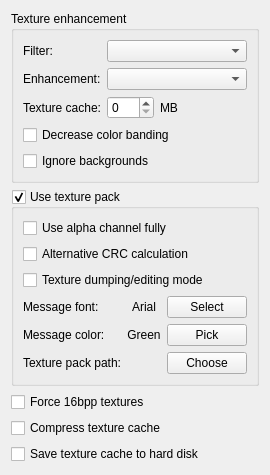
     <widget class="QWidget" name="texturesTab">
      <attribute name="title">
       <string>Textures</string>
      </attribute>
      <layout class="QVBoxLayout" name="verticalLayout_11">
       <item>
        <widget class="QGroupBox" name="filterGroupBox">
         <property name="title">
          <string>Texture enhancement</string>
         </property>
         <layout class="QVBoxLayout" name="verticalLayout_13">
          <item>
           <layout class="QFormLayout" name="formLayout">
            <item row="0" column="0">
             <widget class="QLabel" name="filterLabel">
              <property name="toolTip">
               <string>&lt;html&gt;&lt;head/&gt;&lt;body&gt;&lt;p&gt;&lt;span style=&quot; font-weight:600;&quot;&gt;Filter:&lt;/span&gt;&lt;/p&gt;&lt;p&gt;Apply a filter to either smooth or sharpen textures.There are 4 different smoothing filters and 2 different sharpening filters. The higher the number, the stronger the effect, i.e. &lt;span style=&quot; font-weight:600;&quot;&gt;Smoothing filter 4&lt;/span&gt; will have a much more noticeable effect than &lt;span style=&quot; font-weight:600;&quot;&gt;Smoothing filter 1&lt;/span&gt;.Be aware that performance may have an impact depending on the game and/or the PC.&lt;/p&gt;&lt;p&gt;[Recommended: your preference]&lt;/p&gt;&lt;/body&gt;&lt;/html&gt;</string>
              </property>
              <property name="text">
               <string>Filter:</string>
              </property>
             </widget>
            </item>
            <item row="0" column="1">
             <widget class="QComboBox" name="filterComboBox">
              <property name="toolTip">
               <string>&lt;html&gt;&lt;head/&gt;&lt;body&gt;&lt;p&gt;&lt;span style=&quot; font-weight:600;&quot;&gt;Filter:&lt;/span&gt;&lt;/p&gt;&lt;p&gt;Apply a filter to either smooth or sharpen textures.There are 4 different smoothing filters and 2 different sharpening filters. The higher the number, the stronger the effect, i.e. &lt;span style=&quot; font-weight:600;&quot;&gt;Smoothing filter 4&lt;/span&gt; will have a much more noticeable effect than &lt;span style=&quot; font-weight:600;&quot;&gt;Smoothing filter 1&lt;/span&gt;.Be aware that performance may have an impact depending on the game and/or the PC.&lt;/p&gt;&lt;p&gt;[Recommended: your preference]&lt;/p&gt;&lt;/body&gt;&lt;/html&gt;</string>
              </property>
             </widget>
            </item>
            <item row="1" column="0">
             <widget class="QLabel" name="enhancementLabel">
              <property name="toolTip">
               <string>&lt;html&gt;&lt;head/&gt;&lt;body&gt;&lt;p&gt;&lt;span style=&quot; font-weight:600;&quot;&gt;Texture enhancement:&lt;/span&gt;&lt;/p&gt;&lt;p&gt;12 different filters are selectable here, each one with a distinctive look.Be aware of possible performance impacts.&lt;/p&gt;&lt;p&gt;&lt;span style=&quot; font-weight:600;&quot;&gt;IMPORTANT:&lt;/span&gt; 'Store' mode - saves textures in cache 'as is'. It can improve performance in games, which load many textures. Disable 'Ignore backgrounds' option for better result.&lt;/p&gt;&lt;p&gt;[Recommended: your preference]&lt;/p&gt;&lt;/body&gt;&lt;/html&gt;</string>
              </property>
              <property name="text">
               <string>Enhancement:</string>
              </property>
             </widget>
            </item>
            <item row="1" column="1">
             <widget class="QComboBox" name="enhancementComboBox">
              <property name="toolTip">
               <string>&lt;html&gt;&lt;head/&gt;&lt;body&gt;&lt;p&gt;&lt;span style=&quot; font-weight:600;&quot;&gt;Texture enhancement:&lt;/span&gt;&lt;/p&gt;&lt;p&gt;12 different filters are selectable here, each one with a distinctive look.Be aware of possible performance impacts.&lt;/p&gt;&lt;p&gt;&lt;span style=&quot; font-weight:600;&quot;&gt;IMPORTANT:&lt;/span&gt; 'Store' mode - saves textures in cache 'as is'. It can improve performance in games, which load many textures. Disable 'Ignore backgrounds' option for better result.&lt;/p&gt;&lt;p&gt;[Recommended: your preference]&lt;/p&gt;&lt;/body&gt;&lt;/html&gt;</string>
              </property>
             </widget>
            </item>
           </layout>
          </item>
          <item>
           <layout class="QHBoxLayout" name="horizontalLayout_7">
            <item>
             <widget class="QLabel" name="label_6">
              <property name="sizePolicy">
               <sizepolicy hsizetype="Maximum" vsizetype="Preferred">
                <horstretch>0</horstretch>
                <verstretch>0</verstretch>
               </sizepolicy>
              </property>
              <property name="toolTip">
               <string>&lt;html&gt;&lt;head/&gt;&lt;body&gt;&lt;p&gt;&lt;span style=&quot; font-weight:600;&quot;&gt;Texture cache size:&lt;/span&gt;&lt;/p&gt;&lt;p&gt;Enhanced and filtered textures can be cached to aid performance. This setting will adjust how much PC memory will be dedicated for texture cache. This helps boost performance if there are subsequent requests for the same texture (usually the case). Normally, 128MB should be more than enough but there is a sweet spot for each game. Super Mario may not need more than 32megs, but Conker streams a lot of textures, so setting 256+ megs can boost performance. Adjust accordingly if you are encountering speed issues. '0' disables cache.&lt;/p&gt;&lt;p&gt;[Recommended: &lt;span style=&quot; font-style:italic;&quot;&gt;PC and game dependant&lt;/span&gt;]&lt;/p&gt;&lt;/body&gt;&lt;/html&gt;</string>
              </property>
              <property name="text">
               <string>Texture cache:</string>
              </property>
             </widget>
            </item>
            <item>
             <widget class="QSpinBox" name="textureFilterCacheSpinBox">
              <property name="sizePolicy">
               <sizepolicy hsizetype="Fixed" vsizetype="Fixed">
                <horstretch>0</horstretch>
                <verstretch>0</verstretch>
               </sizepolicy>
              </property>
              <property name="toolTip">
               <string>&lt;html&gt;&lt;head/&gt;&lt;body&gt;&lt;p&gt;&lt;span style=&quot; font-weight:600;&quot;&gt;Texture cache size:&lt;/span&gt;&lt;/p&gt;&lt;p&gt;Enhanced and filtered textures can be cached to aid performance. This setting will adjust how much PC memory will be dedicated for texture cache. This helps boost performance if there are subsequent requests for the same texture (usually the case). Normally, 128MB should be more than enough but there is a sweet spot for each game. Super Mario may not need more than 32megs, but Conker streams a lot of textures, so setting 256+ megs can boost performance. Adjust accordingly if you are encountering speed issues. '0' disables cache.&lt;/p&gt;&lt;p&gt;[Recommended: &lt;span style=&quot; font-style:italic;&quot;&gt;PC and game dependant&lt;/span&gt;]&lt;/p&gt;&lt;/body&gt;&lt;/html&gt;</string>
              </property>
              <property name="maximum">
               <number>999</number>
              </property>
              <property name="singleStep">
               <number>50</number>
              </property>
             </widget>
            </item>
            <item>
             <widget class="QLabel" name="label_7">
              <property name="toolTip">
               <string>&lt;html&gt;&lt;head/&gt;&lt;body&gt;&lt;p&gt;&lt;span style=&quot; font-weight:600;&quot;&gt;Texture cache size:&lt;/span&gt;&lt;/p&gt;&lt;p&gt;Enhanced and filtered textures can be cached to aid performance. This setting will adjust how much PC memory will be dedicated for texture cache. This helps boost performance if there are subsequent requests for the same texture (usually the case). Normally, 128MB should be more than enough but there is a sweet spot for each game. Super Mario may not need more than 32megs, but Conker streams a lot of textures, so setting 256+ megs can boost performance. Adjust accordingly if you are encountering speed issues. '0' disables cache.&lt;/p&gt;&lt;p&gt;[Recommended: &lt;span style=&quot; font-style:italic;&quot;&gt;PC and game dependant&lt;/span&gt;]&lt;/p&gt;&lt;/body&gt;&lt;/html&gt;</string>
              </property>
              <property name="text">
               <string>MB</string>
              </property>
             </widget>
            </item>
           </layout>
          </item>
          <item>
           <layout class="QVBoxLayout" name="verticalLayout_12">
            <item>
             <widget class="QCheckBox" name="deposterizeCheckBox">
              <property name="toolTip">
               <string>&lt;html&gt;&lt;head/&gt;&lt;body&gt;&lt;p&gt;&lt;span style=&quot; font-weight:600;&quot;&gt;Decrease color banding&lt;/span&gt;:&lt;/p&gt;&lt;p&gt;This option enables pre-processing step, which reduces posterization issues on enhanced textures.&lt;/p&gt;&lt;p&gt;[Recommended:&lt;span style=&quot; font-style:italic;&quot;&gt; on for xBRZ&lt;/span&gt;]&lt;/p&gt;&lt;/body&gt;&lt;/html&gt;</string>
              </property>
              <property name="text">
               <string>Decrease color banding</string>
              </property>
             </widget>
            </item>
            <item>
             <widget class="QCheckBox" name="ignoreBackgroundsCheckBox">
              <property name="toolTip">
               <string>&lt;html&gt;&lt;head/&gt;&lt;body&gt;&lt;p&gt;&lt;span style=&quot; font-weight:600;&quot;&gt;Ignore Backgrounds:&lt;/span&gt;&lt;/p&gt;&lt;p&gt;It is used to skip enhancement for long narrow textures, usually used for backgrounds. This may save texture memory greatly and increase performance.&lt;/p&gt;&lt;p&gt;[Recommended: &lt;span style=&quot; font-style:italic;&quot;&gt;on (off for 'Store' mode)&lt;/span&gt;]&lt;/p&gt;&lt;/body&gt;&lt;/html&gt;</string>
              </property>
              <property name="text">
               <string>Ignore backgrounds</string>
              </property>
             </widget>
            </item>
           </layout>
          </item>
         </layout>
        </widget>
       </item>
       <item>
        <widget class="QGroupBox" name="texturePackGroupBox">
         <property name="title">
          <string>Use texture pack</string>
         </property>
         <property name="checkable">
          <bool>true</bool>
         </property>
         <layout class="QVBoxLayout" name="verticalLayout_14">
          <item>
           <widget class="QCheckBox" name="alphaChannelCheckBox">
            <property name="toolTip">
             <string>&lt;html&gt;&lt;head/&gt;&lt;body&gt;&lt;p&gt;&lt;span style=&quot; font-weight:600;&quot;&gt;Use Alpha channel fully:&lt;/span&gt;&lt;/p&gt;&lt;p&gt;When this option is off, 16bit rgba textures will be loaded using RiceVideo style - with 1bit for alpha channel. When it is on, GlideHQ will check, how alpha channel is used by the hires texture, and select most appropriate format for it. This gives texture designers freedom to play with alpha, as they need, regardless of format of original N64 texture. For older and badly designed texture packs it can cause unwanted black borders.&lt;/p&gt;&lt;p&gt;[Recommended: &lt;span style=&quot; font-style:italic;&quot;&gt;texture pack dependant&lt;/span&gt;]&lt;/p&gt;&lt;/body&gt;&lt;/html&gt;</string>
            </property>
            <property name="text">
             <string>Use alpha channel fully</string>
            </property>
           </widget>
          </item>
          <item>
           <widget class="QCheckBox" name="alternativeCRCCheckBox">
            <property name="toolTip">
             <string>&lt;html&gt;&lt;head/&gt;&lt;body&gt;&lt;p&gt;Alternative CRC calculation:&lt;/p&gt;&lt;p&gt;This option enables emulation of a palette CRC calculation bug in RiceVideo.If some textures are not loaded, try to set this option on/off.&lt;/p&gt;&lt;p&gt;[Recommended: &lt;span style=&quot; font-style:italic;&quot;&gt;mostly off, on for really old packs&lt;/span&gt;]&lt;/p&gt;&lt;/body&gt;&lt;/html&gt;</string>
            </property>
            <property name="text">
             <string>Alternative CRC calculation</string>
            </property>
           </widget>
          </item>
          <item>
           <widget class="QCheckBox" name="textureDumpCheckBox">
            <property name="enabled">
             <bool>true</bool>
            </property>
            <property name="toolTip">
             <string>&lt;html&gt;&lt;head/&gt;&lt;body&gt;&lt;p&gt;&lt;span style=&quot; font-weight:600;&quot;&gt;Texture dumping mode:&lt;/span&gt;&lt;/p&gt;&lt;p&gt;In this mode, you have that ability to dump textures on screen to the appropriate folder. You can also reload textures while the game is running to see how they look instantly - big time saver!&lt;/p&gt;&lt;p&gt;Hotkeys: &lt;span style=&quot; font-weight:600;&quot;&gt;R&lt;/span&gt; reloads hires textures from the texture pack - &lt;span style=&quot; font-weight:600;&quot;&gt;D&lt;/span&gt; toggles texture dumps on/off.&lt;/p&gt;&lt;/body&gt;&lt;/html&gt;</string>
            </property>
            <property name="text">
             <string>Texture dumping/editing mode</string>
            </property>
           </widget>
          </item>
          <item>
           <layout class="QHBoxLayout" name="horizontalLayout_8">
            <item>
             <layout class="QGridLayout" name="gridLayout">
              <item row="1" column="0">
               <widget class="QLabel" name="label_8">
                <property name="sizePolicy">
                 <sizepolicy hsizetype="Maximum" vsizetype="Preferred">
                  <horstretch>0</horstretch>
                  <verstretch>0</verstretch>
                 </sizepolicy>
                </property>
                <property name="toolTip">
                 <string>&lt;html&gt;&lt;head/&gt;&lt;body&gt;&lt;p&gt;Select color of text messages.&lt;/p&gt;&lt;/body&gt;&lt;/html&gt;</string>
                </property>
                <property name="text">
                 <string>Message color:</string>
                </property>
               </widget>
              </item>
              <item row="0" column="0">
               <widget class="QLabel" name="label_9">
                <property name="sizePolicy">
                 <sizepolicy hsizetype="Maximum" vsizetype="Preferred">
                  <horstretch>0</horstretch>
                  <verstretch>0</verstretch>
                 </sizepolicy>
                </property>
                <property name="toolTip">
                 <string>&lt;html&gt;&lt;head/&gt;&lt;body&gt;&lt;p&gt;Select font and font size for text messages, displayed during texture cache or texture pack save/load.&lt;/p&gt;&lt;/body&gt;&lt;/html&gt;</string>
                </property>
                <property name="text">
                 <string>Message font:</string>
                </property>
               </widget>
              </item>
              <item row="0" column="1">
               <widget class="QLabel" name="fontNameLabel">
                <property name="toolTip">
                 <string>&lt;html&gt;&lt;head/&gt;&lt;body&gt;&lt;p&gt;Select font and font size for text messages, displayed during texture cache or texture pack save/load.&lt;/p&gt;&lt;/body&gt;&lt;/html&gt;</string>
                </property>
                <property name="text">
                 <string>Arial</string>
                </property>
                <property name="alignment">
                 <set>Qt::AlignCenter</set>
                </property>
               </widget>
              </item>
              <item row="1" column="1">
               <widget class="QLabel" name="fontColorLabel">
                <property name="toolTip">
                 <string>&lt;html&gt;&lt;head/&gt;&lt;body&gt;&lt;p&gt;Select color of text messages.&lt;/p&gt;&lt;/body&gt;&lt;/html&gt;</string>
                </property>
                <property name="text">
                 <string>Green</string>
                </property>
                <property name="alignment">
                 <set>Qt::AlignCenter</set>
                </property>
               </widget>
              </item>
              <item row="1" column="2">
               <widget class="QPushButton" name="PickFontColorButton">
                <property name="toolTip">
                 <string>&lt;html&gt;&lt;head/&gt;&lt;body&gt;&lt;p&gt;Select color of text messages.&lt;/p&gt;&lt;/body&gt;&lt;/html&gt;</string>
                </property>
                <property name="text">
                 <string>Pick</string>
                </property>
               </widget>
              </item>
              <item row="0" column="2">
               <widget class="QPushButton" name="selectFontButton">
                <property name="sizePolicy">
                 <sizepolicy hsizetype="Maximum" vsizetype="Fixed">
                  <horstretch>0</horstretch>
                  <verstretch>0</verstretch>
                 </sizepolicy>
                </property>
                <property name="toolTip">
                 <string>&lt;html&gt;&lt;head/&gt;&lt;body&gt;&lt;p&gt;Select font and font size for text messages, displayed during texture cache or texture pack save/load.&lt;/p&gt;&lt;/body&gt;&lt;/html&gt;</string>
                </property>
                <property name="text">
                 <string>Select</string>
                </property>
               </widget>
              </item>
              <item row="2" column="0">
               <widget class="QLabel" name="label_12">
                <property name="sizePolicy">
                 <sizepolicy hsizetype="Maximum" vsizetype="Preferred">
                  <horstretch>0</horstretch>
                  <verstretch>0</verstretch>
                 </sizepolicy>
                </property>
                <property name="toolTip">
                 <string>&lt;html&gt;&lt;head/&gt;&lt;body&gt;&lt;p&gt;Select path to folder with HD textures packs.&lt;br/&gt;Default: Plugin/hires_texture&lt;/p&gt;&lt;/body&gt;&lt;/html&gt;</string>
                </property>
                <property name="text">
                 <string>Texture pack path:</string>
                </property>
               </widget>
              </item>
              <item row="2" column="1">
               <widget class="QLabel" name="txPathLabel">
                <property name="sizePolicy">
                 <sizepolicy hsizetype="Preferred" vsizetype="Preferred">
                  <horstretch>0</horstretch>
                  <verstretch>0</verstretch>
                 </sizepolicy>
                </property>
                <property name="toolTip">
                 <string>&lt;html&gt;&lt;head/&gt;&lt;body&gt;&lt;p&gt;Select path to folder with HD textures packs.&lt;br/&gt;Default: Plugin/hires_texture&lt;/p&gt;&lt;/body&gt;&lt;/html&gt;</string>
                </property>
                <property name="text">
                 <string notr="true"/>
                </property>
                <property name="wordWrap">
                 <bool>true</bool>
                </property>
               </widget>
              </item>
              <item row="2" column="2">
               <widget class="QPushButton" name="texPackPathButton">
                <property name="toolTip">
                 <string>&lt;html&gt;&lt;head/&gt;&lt;body&gt;&lt;p&gt;Select path to folder with HD textures packs.&lt;br/&gt;Default: Plugin/hires_texture&lt;/p&gt;&lt;/body&gt;&lt;/html&gt;</string>
                </property>
                <property name="text">
                 <string>Choose</string>
                </property>
               </widget>
              </item>
             </layout>
            </item>
           </layout>
          </item>
         </layout>
        </widget>
       </item>
       <item>
        <widget class="QCheckBox" name="force16bppCheckBox">
         <property name="toolTip">
          <string>&lt;html&gt;&lt;head/&gt;&lt;body&gt;&lt;p&gt;&lt;span style=&quot; font-weight:600;&quot;&gt;Force 16bpp textures:&lt;/span&gt;&lt;/p&gt;&lt;p&gt;The color of the textures will be reduced to 16bpp.This is space saver and performance enhancer. This halves the space used on the texture cache and the GFX hardware's texture RAM. Color reduction is done so that the original quality is preserved as much as possible. Depending on the texture, this usually is hardly noticeable. Sometimes though, it can be: skies are a good example.&lt;/p&gt;&lt;p&gt;[Recommended: &lt;span style=&quot; font-style:italic;&quot;&gt;off&lt;/span&gt;]&lt;/p&gt;&lt;/body&gt;&lt;/html&gt;</string>
         </property>
         <property name="text">
          <string>Force 16bpp textures</string>
         </property>
        </widget>
       </item>
       <item>
        <widget class="QCheckBox" name="compressCacheCheckBox">
         <property name="toolTip">
          <string>&lt;html&gt;&lt;head/&gt;&lt;body&gt;&lt;p&gt;&lt;span style=&quot; font-weight:600;&quot;&gt;Compress texture cache:&lt;/span&gt;&lt;/p&gt;&lt;p&gt;Memory will be compressed so that more textures can be held in the texture cache. The compression ratio varies with each texture, but 1/5 of the original size would be a modest approximation. They will be decompressed on-the-fly, before being downloaded to the gfx hardware.&lt;/p&gt;&lt;p&gt;[Recommended: &lt;span style=&quot; font-style:italic;&quot;&gt;on&lt;/span&gt;]&lt;/p&gt;&lt;/body&gt;&lt;/html&gt;</string>
         </property>
         <property name="text">
          <string>Compress texture cache</string>
         </property>
        </widget>
       </item>
       <item>
        <widget class="QCheckBox" name="saveTextureCacheCheckBox">
         <property name="toolTip">
          <string>&lt;html&gt;&lt;head/&gt;&lt;body&gt;&lt;p&gt;&lt;span style=&quot; font-weight:600;&quot;&gt;Save texture cache to HD:&lt;/span&gt;&lt;/p&gt;&lt;p&gt;For enhanced textures cache: This will save all previously loaded and enhanced textures to HD. So upon next game launch, all the textures will be instantly loaded, resulting in smoother performance.&lt;/p&gt;&lt;p&gt;For high-resolution textures cache: After creation, loading hi-res texture will take only a few seconds upon game launch, as opposed to the 5 -60 seconds a pack can take to load without this cache file. The only downside here is upon any changes to the pack, the cache file will need to be manually deleted.&lt;/p&gt;&lt;p&gt;Saved cache files go into a folder called &lt;span style=&quot; font-weight:600;&quot;&gt;Cache&lt;/span&gt; within the Plugins folder.&lt;/p&gt;&lt;p&gt;[Highly Recommended: &lt;span style=&quot; font-style:italic;&quot;&gt;on&lt;/span&gt;]&lt;/p&gt;&lt;/body&gt;&lt;/html&gt;</string>
         </property>
         <property name="text">
          <string>Save texture cache to hard disk</string>
         </property>
        </widget>
       </item>
      </layout>
     </widget>
